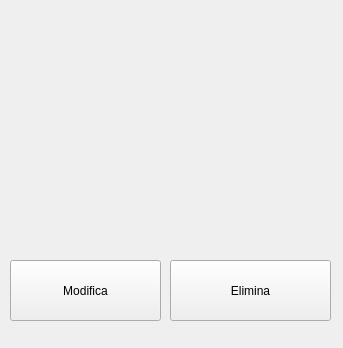
<?xml version="1.0" encoding="UTF-8"?>
<ui version="4.0">
 <class>VistaCliente</class>
 <widget class="QWidget" name="VistaCliente">
  <property name="geometry">
   <rect>
    <x>0</x>
    <y>0</y>
    <width>343</width>
    <height>348</height>
   </rect>
  </property>
  <property name="windowTitle">
   <string>Form</string>
  </property>
  <widget class="QLabel" name="l_nome">
   <property name="geometry">
    <rect>
     <x>10</x>
     <y>40</y>
     <width>321</width>
     <height>16</height>
    </rect>
   </property>
   <property name="font">
    <font>
     <pointsize>12</pointsize>
    </font>
   </property>
   <property name="text">
    <string/>
   </property>
  </widget>
  <widget class="QLabel" name="l_cognome">
   <property name="geometry">
    <rect>
     <x>10</x>
     <y>60</y>
     <width>321</width>
     <height>16</height>
    </rect>
   </property>
   <property name="font">
    <font>
     <pointsize>12</pointsize>
    </font>
   </property>
   <property name="text">
    <string/>
   </property>
  </widget>
  <widget class="QLabel" name="l_indirizzo">
   <property name="geometry">
    <rect>
     <x>10</x>
     <y>120</y>
     <width>321</width>
     <height>16</height>
    </rect>
   </property>
   <property name="text">
    <string/>
   </property>
  </widget>
  <widget class="QLabel" name="l_telefono">
   <property name="geometry">
    <rect>
     <x>10</x>
     <y>140</y>
     <width>321</width>
     <height>16</height>
    </rect>
   </property>
   <property name="text">
    <string/>
   </property>
  </widget>
  <widget class="QLabel" name="l_email">
   <property name="geometry">
    <rect>
     <x>10</x>
     <y>160</y>
     <width>321</width>
     <height>16</height>
    </rect>
   </property>
   <property name="text">
    <string/>
   </property>
  </widget>
  <widget class="QLabel" name="l_codice">
   <property name="geometry">
    <rect>
     <x>10</x>
     <y>220</y>
     <width>321</width>
     <height>16</height>
    </rect>
   </property>
   <property name="font">
    <font>
     <pointsize>12</pointsize>
    </font>
   </property>
   <property name="text">
    <string/>
   </property>
  </widget>
  <widget class="QPushButton" name="btn_modifica">
   <property name="geometry">
    <rect>
     <x>10</x>
     <y>260</y>
     <width>151</width>
     <height>61</height>
    </rect>
   </property>
   <property name="text">
    <string>Modifica</string>
   </property>
  </widget>
  <widget class="QPushButton" name="btn_elimina">
   <property name="geometry">
    <rect>
     <x>170</x>
     <y>260</y>
     <width>161</width>
     <height>61</height>
    </rect>
   </property>
   <property name="text">
    <string>Elimina</string>
   </property>
  </widget>
 </widget>
 <resources/>
 <connections/>
</ui>
